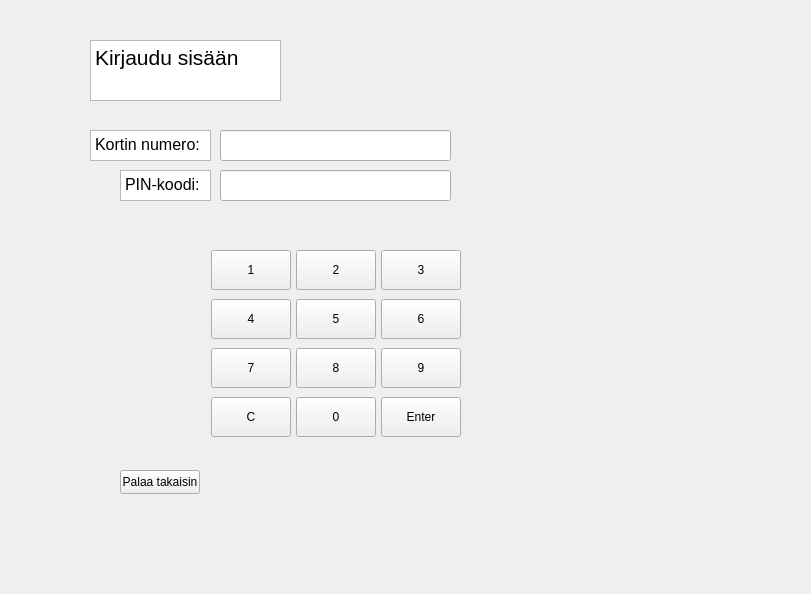
<?xml version="1.0" encoding="UTF-8"?>
<ui version="4.0">
 <class>loginwindow2</class>
 <widget class="QWidget" name="loginwindow2">
  <property name="geometry">
   <rect>
    <x>0</x>
    <y>0</y>
    <width>811</width>
    <height>594</height>
   </rect>
  </property>
  <property name="windowTitle">
   <string>Form</string>
  </property>
  <widget class="QPushButton" name="btnEnter">
   <property name="geometry">
    <rect>
     <x>381</x>
     <y>397</y>
     <width>80</width>
     <height>40</height>
    </rect>
   </property>
   <property name="text">
    <string>Enter</string>
   </property>
  </widget>
  <widget class="QLineEdit" name="lineEditKortinNumero">
   <property name="geometry">
    <rect>
     <x>220</x>
     <y>130</y>
     <width>231</width>
     <height>31</height>
    </rect>
   </property>
   <property name="focusPolicy">
    <enum>Qt::FocusPolicy::NoFocus</enum>
   </property>
   <property name="inputMethodHints">
    <set>Qt::InputMethodHint::ImhNone</set>
   </property>
  </widget>
  <widget class="QPushButton" name="btn4">
   <property name="geometry">
    <rect>
     <x>211</x>
     <y>299</y>
     <width>80</width>
     <height>40</height>
    </rect>
   </property>
   <property name="text">
    <string>4</string>
   </property>
  </widget>
  <widget class="QPushButton" name="btn9">
   <property name="geometry">
    <rect>
     <x>381</x>
     <y>348</y>
     <width>80</width>
     <height>40</height>
    </rect>
   </property>
   <property name="text">
    <string>9</string>
   </property>
  </widget>
  <widget class="QPushButton" name="btn3">
   <property name="geometry">
    <rect>
     <x>381</x>
     <y>250</y>
     <width>80</width>
     <height>40</height>
    </rect>
   </property>
   <property name="text">
    <string>3</string>
   </property>
  </widget>
  <widget class="QPushButton" name="btn8">
   <property name="geometry">
    <rect>
     <x>296</x>
     <y>348</y>
     <width>80</width>
     <height>40</height>
    </rect>
   </property>
   <property name="text">
    <string>8</string>
   </property>
  </widget>
  <widget class="QPushButton" name="btn0">
   <property name="geometry">
    <rect>
     <x>296</x>
     <y>397</y>
     <width>80</width>
     <height>40</height>
    </rect>
   </property>
   <property name="text">
    <string>0</string>
   </property>
  </widget>
  <widget class="QPushButton" name="btn6">
   <property name="geometry">
    <rect>
     <x>381</x>
     <y>299</y>
     <width>80</width>
     <height>40</height>
    </rect>
   </property>
   <property name="text">
    <string>6</string>
   </property>
  </widget>
  <widget class="QPushButton" name="btn2">
   <property name="geometry">
    <rect>
     <x>296</x>
     <y>250</y>
     <width>80</width>
     <height>40</height>
    </rect>
   </property>
   <property name="text">
    <string>2</string>
   </property>
  </widget>
  <widget class="QPushButton" name="btn5">
   <property name="geometry">
    <rect>
     <x>296</x>
     <y>299</y>
     <width>80</width>
     <height>40</height>
    </rect>
   </property>
   <property name="text">
    <string>5</string>
   </property>
  </widget>
  <widget class="QPushButton" name="btnClear">
   <property name="geometry">
    <rect>
     <x>211</x>
     <y>397</y>
     <width>80</width>
     <height>40</height>
    </rect>
   </property>
   <property name="text">
    <string>C</string>
   </property>
  </widget>
  <widget class="QPushButton" name="btn1">
   <property name="geometry">
    <rect>
     <x>211</x>
     <y>250</y>
     <width>80</width>
     <height>40</height>
    </rect>
   </property>
   <property name="focusPolicy">
    <enum>Qt::FocusPolicy::NoFocus</enum>
   </property>
   <property name="text">
    <string>1</string>
   </property>
  </widget>
  <widget class="QPushButton" name="btn7">
   <property name="geometry">
    <rect>
     <x>211</x>
     <y>348</y>
     <width>80</width>
     <height>40</height>
    </rect>
   </property>
   <property name="text">
    <string>7</string>
   </property>
  </widget>
  <widget class="QTextEdit" name="textKortinNumero">
   <property name="geometry">
    <rect>
     <x>90</x>
     <y>130</y>
     <width>121</width>
     <height>31</height>
    </rect>
   </property>
   <property name="readOnly">
    <bool>true</bool>
   </property>
   <property name="html">
    <string>&lt;!DOCTYPE HTML PUBLIC &quot;-//W3C//DTD HTML 4.0//EN&quot; &quot;http://www.w3.org/TR/REC-html40/strict.dtd&quot;&gt;
&lt;html&gt;&lt;head&gt;&lt;meta name=&quot;qrichtext&quot; content=&quot;1&quot; /&gt;&lt;meta charset=&quot;utf-8&quot; /&gt;&lt;style type=&quot;text/css&quot;&gt;
p, li { white-space: pre-wrap; }
hr { height: 1px; border-width: 0; }
li.unchecked::marker { content: &quot;\2610&quot;; }
li.checked::marker { content: &quot;\2612&quot;; }
&lt;/style&gt;&lt;/head&gt;&lt;body style=&quot; font-family:'Segoe UI'; font-size:9pt; font-weight:400; font-style:normal;&quot;&gt;
&lt;p style=&quot; margin-top:0px; margin-bottom:0px; margin-left:0px; margin-right:0px; -qt-block-indent:0; text-indent:0px;&quot;&gt;&lt;span style=&quot; font-size:12pt;&quot;&gt;Kortin numero:&lt;/span&gt;&lt;/p&gt;&lt;/body&gt;&lt;/html&gt;</string>
   </property>
  </widget>
  <widget class="QTextEdit" name="textPinkoodi">
   <property name="geometry">
    <rect>
     <x>120</x>
     <y>170</y>
     <width>91</width>
     <height>31</height>
    </rect>
   </property>
   <property name="readOnly">
    <bool>true</bool>
   </property>
   <property name="html">
    <string>&lt;!DOCTYPE HTML PUBLIC &quot;-//W3C//DTD HTML 4.0//EN&quot; &quot;http://www.w3.org/TR/REC-html40/strict.dtd&quot;&gt;
&lt;html&gt;&lt;head&gt;&lt;meta name=&quot;qrichtext&quot; content=&quot;1&quot; /&gt;&lt;meta charset=&quot;utf-8&quot; /&gt;&lt;style type=&quot;text/css&quot;&gt;
p, li { white-space: pre-wrap; }
hr { height: 1px; border-width: 0; }
li.unchecked::marker { content: &quot;\2610&quot;; }
li.checked::marker { content: &quot;\2612&quot;; }
&lt;/style&gt;&lt;/head&gt;&lt;body style=&quot; font-family:'Segoe UI'; font-size:9pt; font-weight:400; font-style:normal;&quot;&gt;
&lt;p style=&quot; margin-top:0px; margin-bottom:0px; margin-left:0px; margin-right:0px; -qt-block-indent:0; text-indent:0px;&quot;&gt;&lt;span style=&quot; font-size:12pt;&quot;&gt;PIN-koodi:&lt;/span&gt;&lt;/p&gt;&lt;/body&gt;&lt;/html&gt;</string>
   </property>
  </widget>
  <widget class="QLineEdit" name="lineEditPIN">
   <property name="geometry">
    <rect>
     <x>220</x>
     <y>170</y>
     <width>231</width>
     <height>31</height>
    </rect>
   </property>
   <property name="focusPolicy">
    <enum>Qt::FocusPolicy::NoFocus</enum>
   </property>
   <property name="inputMethodHints">
    <set>Qt::InputMethodHint::ImhNone</set>
   </property>
  </widget>
  <widget class="QTextEdit" name="textKirjaudu">
   <property name="geometry">
    <rect>
     <x>90</x>
     <y>40</y>
     <width>191</width>
     <height>61</height>
    </rect>
   </property>
   <property name="inputMethodHints">
    <set>Qt::InputMethodHint::ImhNone</set>
   </property>
   <property name="readOnly">
    <bool>true</bool>
   </property>
   <property name="html">
    <string>&lt;!DOCTYPE HTML PUBLIC &quot;-//W3C//DTD HTML 4.0//EN&quot; &quot;http://www.w3.org/TR/REC-html40/strict.dtd&quot;&gt;
&lt;html&gt;&lt;head&gt;&lt;meta name=&quot;qrichtext&quot; content=&quot;1&quot; /&gt;&lt;meta charset=&quot;utf-8&quot; /&gt;&lt;style type=&quot;text/css&quot;&gt;
p, li { white-space: pre-wrap; }
hr { height: 1px; border-width: 0; }
li.unchecked::marker { content: &quot;\2610&quot;; }
li.checked::marker { content: &quot;\2612&quot;; }
&lt;/style&gt;&lt;/head&gt;&lt;body style=&quot; font-family:'Segoe UI'; font-size:9pt; font-weight:400; font-style:normal;&quot;&gt;
&lt;p style=&quot; margin-top:0px; margin-bottom:0px; margin-left:0px; margin-right:0px; -qt-block-indent:0; text-indent:0px;&quot;&gt;&lt;span style=&quot; font-size:16pt;&quot;&gt;Kirjaudu sisään&lt;/span&gt;&lt;/p&gt;&lt;/body&gt;&lt;/html&gt;</string>
   </property>
  </widget>
  <widget class="QLabel" name="labelInfo2">
   <property name="geometry">
    <rect>
     <x>220</x>
     <y>450</y>
     <width>351</width>
     <height>41</height>
    </rect>
   </property>
   <property name="font">
    <font>
     <pointsize>12</pointsize>
    </font>
   </property>
   <property name="text">
    <string/>
   </property>
  </widget>
  <widget class="QPushButton" name="btnTakaisin">
   <property name="geometry">
    <rect>
     <x>120</x>
     <y>470</y>
     <width>80</width>
     <height>24</height>
    </rect>
   </property>
   <property name="text">
    <string>Palaa takaisin</string>
   </property>
  </widget>
 </widget>
 <resources/>
 <connections/>
</ui>
